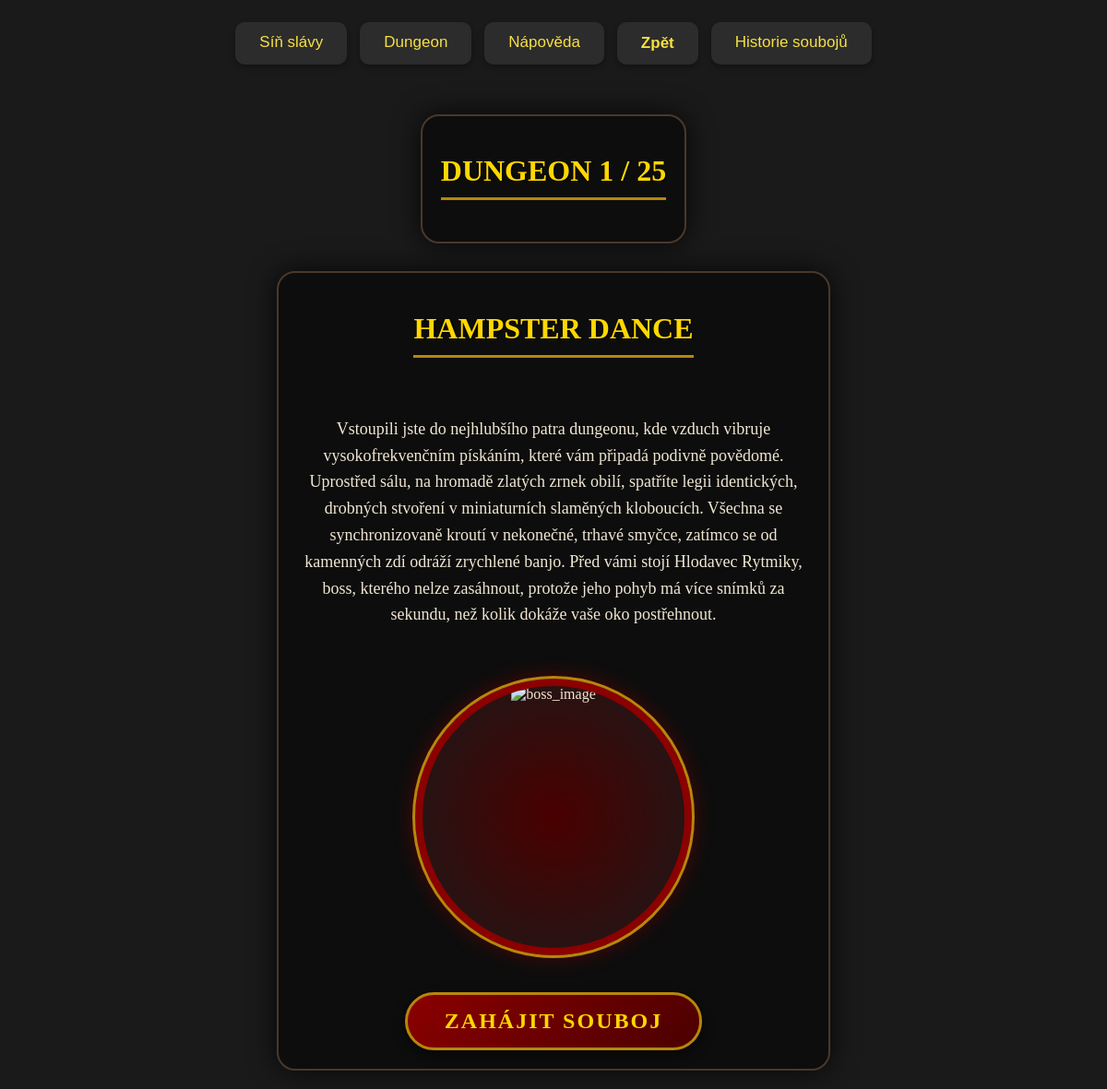
Screenshot of /fightapp/ with the database file from the repository.
### fightapp/models.py (models this page shows, shortened)
class boss(models.Model):
    name = models.CharField(max_length=100)
    patro = models.IntegerField(default=1)
    description = models.TextField(blank=True)
    boss_img = models.ImageField(upload_to='boss_images/', blank=True, null=True)
    defeated = models.BooleanField(default=False)
    lvl = models.IntegerField(default=1)
    dmg = models.IntegerField(default=1, validators=[MinValueValidator(1)])
    armor = models.IntegerField(default=1)
    hp = models.IntegerField(default=10)
    critic_chance = models.FloatField(default=1, blank=True, null=True, validators=[MinValueValidator(0), MaxValueValidator(50)])  # šance na kritický zásah
    dodge_chance = models.FloatField(default=1, blank=True, null=True, validators=[MinValueValidator(0), MaxValueValidator(50)])  # šance na vyšší obranu
    reward_xp = models.IntegerField(default=10)

### fightapp/views.py (the view)
# urls.py: path('', views.dungeon, name='dungeon'),
def dungeon(request):
    all_boss = boss.objects.all()
    actual_boss = all_boss.filter(defeated=False).first()
    actual_boss_img = boss_names_descriptions.objects.get(patro=actual_boss.patro).boss_img
    energy_request = player.objects.filter(active=True)
    for p in energy_request:
        p.energy_update(0)  # Aktualizace energie bez odečtení
    low_energy_players = energy_request.filter(energie__lt=30)
    start_status = False
    actual_patro = actual_boss.patro
    for p in energy_request:
        if p.energie < 30:
            start_status = False
            break
        else:
            start_status = True
    return render(request, 'fightapp/dungeon.html', context={
        "actual_boss_img": actual_boss_img,
        "actual_boss": actual_boss,
        "all_boss": all_boss,
        "start_status": start_status,
        "low_energy_players": low_energy_players,
        "actual_patro": actual_patro,
    })

### game/models.py (called while the page is built)
    def energy_change(self):
        if self.energie <= 200:
            time_now = timezone.now()
            time_diff = time_now - self.last_energy_update
            minutes_passed = round(time_diff.total_seconds() // 60)
            energy_to_add = int(round(minutes_passed * 5))
            if self.energie + energy_to_add >= 200:
                self.energie = 200
            elif self.energie + energy_to_add <= 0:
                self.energie = 0
            else:
                self.energie += energy_to_add
            self.last_energy_update = time_now
            self.save()
        else:
            self.energie = 200
            self.save()

    def energy_update(self, energy_cost: int) -> None:
        self.energie -= energy_cost
        self.save()
        self.energy_change()

### fightapp/templates/fightapp/dungeon.html (shortened to what this page needs)
{% extends "base.html" %}
{% load static %}
{% block styly %}
    <link rel="stylesheet" href="{% static 'fightapp/dungeon.css' %}">
{% endblock styly %}
{% block content %}
{% if actual_patro < 26 %}
    <div class="dungeon-container">
        <h1>Dungeon {{ actual_boss.patro }} / 25</h1>
    </div>
{% endif %}
    <div class="dungeon-container">
        <h1>{{ actual_boss.name }}</h1>
        <p>{{ actual_boss.description }}</p>
        <div class="boss-image-container">
            {% if actual_boss_img %}
            <img src="{{ actual_boss_img.url }}" alt="boss_image">
            {% else %}
            <p>Obrázek nepřítomný</p>
            {% endif %}
    </div>
{% if actual_patro < 26 %}
    {% if start_status == True %}
        <form action="{% url 'fight' %}" method="post">
            <button type="submit" class="btn-fight">
                ZAHÁJIT SOUBOJ
            </button>
        </form>
    {% endif %}
</div>
{% endif %}
{% endblock content %}

### static/app.css (style rules this page uses)
body { background-color: #1a1a1a; color: #f0e6d2; font-family: 'Georgia', serif; margin: 0; padding: 20px; display: flex; flex-direction: column; align-items: center; position: relative; z-index: 1; }
body::before { content: ""; position: fixed; top: 0; left: 0; width: 100%; height: 100%; background-image: url('/media/pnp_logo.png'); background-repeat: no-repeat; background-size: cover; background-position: center; opacity: 0.05; z-index: -1; }
h1, h2, h3, h4 { color: #ffd700; text-shadow: 1px 1px 2px #000000; font-family: 'Trajan Pro', serif; text-transform: uppercase; }
h1 { border-bottom: 3px solid #b8860b; padding-bottom: 10px; margin-bottom: 25px; text-align: center; }
p { line-height: 1.6; margin-bottom: 15px; font-size: 18px; }
* { box-sizing: border-box; }
img { max-width: 100%; height: auto; }

### fightapp/static/fightapp/dungeon.css (style rules this page uses)
.dungeon-container { display: flex; flex-direction: column; align-items: center; justify-content: center; text-align: center; gap: 20px; margin-top: 30px; padding: 20px; background: rgba(0, 0, 0, 0.5); border-radius: 20px; border: 2px solid #4a382b; box-shadow: 0 0 30px rgba(0, 0, 0, 0.8); max-width: 600px; }
.boss-image-container { width: 300px; height: 300px; position: relative; border: 8px solid #8b0000; outline: 3px solid #b8860b; border-radius: 50%; overflow: hidden; box-shadow: 0 0 25px rgba(139, 0, 0, 0.6); background: radial-gradient(circle, #4a0000, #1a1a1a); margin: 20px 0; }
.boss-image-container img { width: 100%; height: 100%; object-fit: cover; transition: transform 0.3s ease; }
.btn-fight { background: linear-gradient(135deg, #8b0000 0%, #4a0000 100%); color: #ffd700; font-family: 'Trajan Pro', serif; font-size: 1.5rem; font-weight: bold; text-transform: uppercase; padding: 15px 40px; border: 3px solid #b8860b; border-radius: 50px; cursor: pointer; transition: all 0.3s ease; box-shadow: 0 5px 15px rgba(0, 0, 0, 0.5); letter-spacing: 2px; }

### rows the page displays
boss: patro "1", name "HAMPSTER DANCE", description "Vstoupili jste do nejhlubšího patra dungeonu, kde vzduch vibruje vysokofrekvenčním pískáním, které vám připadá podivně povědomé. Uprostřed sálu, na hromadě zlatých zrnek obilí, spatříte legii identických, drobných stvoření v miniaturních slaměných kloboucích. Všechna se synchronizovaně kroutí v nekonečné, trhavé smyčce, zatímco se od kamenných zdí odráží zrychlené banjo. Před vámi stojí Hlodavec Rytmiky, boss, kterého nelze zasáhnout, protože jeho pohyb má více snímků za sekundu, než kolik dokáže vaše oko postřehnout."
